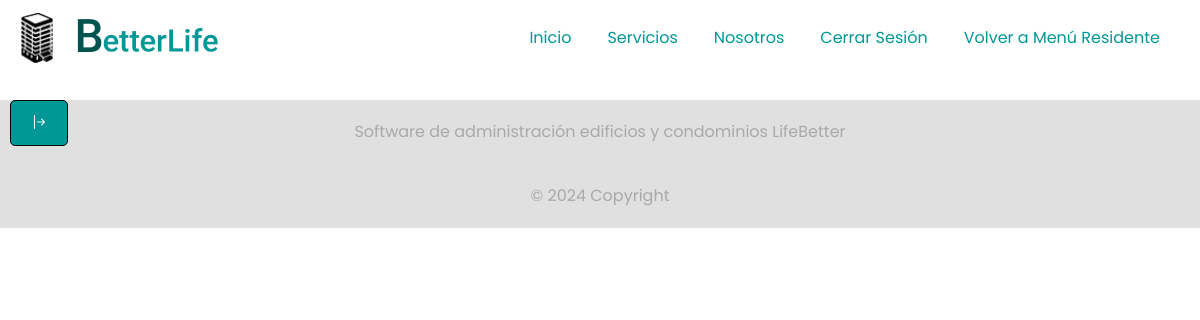
The page /residente/ecomun/ (signed in) on the database as committed earlier.
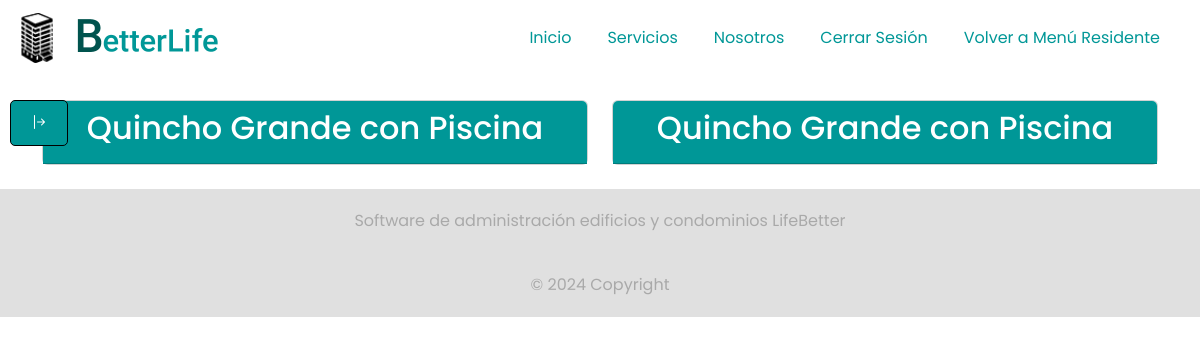
The same page on the database as committed later.
### LifeBetterApp/models.py (models this page shows, shortened)
class EspacioComun(models.Model):
    id_ec = models.AutoField(primary_key=True)
    nombre_ec = models.CharField(max_length=60)
    descripcion_ec = models.CharField(max_length=60)
    capacidad_ec = models.IntegerField()
    estado_ec = models.CharField(max_length=20, choices=[
        ('disponible', 'Disponible'),
        ('reservado', 'Reservado'),
        ('en_mantenimiento', 'En Mantenimiento'),
    ], default='disponible')
    class Meta:
        db_table = 'espacio_comun'
        verbose_name = 'Espacio Común'
        verbose_name_plural = 'Espacios Comunes'

### LifeBetterApp/views.py (the view)
# urls.py: path('residente/ecomun/', views.espaciocomun, name='espaciocomun'),
@login_required
def espaciocomun(request):
    espacios = EspacioComun.objects.all()
    reservas_por_espacio = {
        espacio.id_ec: Reservacion.objects.filter(id_ec=espacio)
        for espacio in espacios
    }
    return render(request, 'residente/ecomun/espaciocomun.html', {
        'espacios': espacios,
        'reservas_por_espacio': reservas_por_espacio,
    })

### LifeBetterApp/templates/residente/ecomun/espaciocomun.html (shortened to what this page needs)
{% extends "index.html" %}
{% load static %}
{% block body %}
{% include 'componentes/sidenav.html' %}
<div class="container mt-4">
  <div class="row justify-content-center">
    {% for espacio in espacios %}
    <div class="col-md-6 mb-4">
      <div class="card">
        <div class="card-header bg-primary text-white">
          <h2 class="text-center">{{ espacio.nombre_ec }}</h2>
        </div>
      </div>
    </div>
    {% endfor %}
  </div>
</div>
{% endblock %}

Rows that differ between the two databases and show on the page:
added EspacioComun: nombre_ec "Quincho Grande con Piscina"
added EspacioComun: nombre_ec "Quincho Grande con Piscina"
